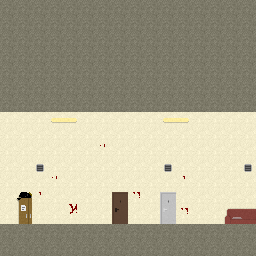

This game map was drawn from its Tiled (.tmx) file and the tilesets committed beside it. A one-line description and the full map source follow:
An orthogonal 16x16 tile map with 16x16 px tiles, 2 tile layers (Tile Layer 1, Tile Layer 2), 6 tilesets.

<map version="1.9" tiledversion="1.9.2" orientation="orthogonal" renderorder="right-down" width="16" height="16" tilewidth="16" tileheight="16" infinite="0" nextlayerid="3" nextobjectid="1">
 <tileset firstgid="1" name="Main" tilewidth="16" tileheight="16" tilecount="1850" columns="50">
  <image source="horror_sidescroller_assets/tileset.png" width="800" height="600" />
 </tileset>
 <tileset firstgid="1851" name="Obj" tilewidth="16" tileheight="16" tilecount="2" columns="1">
  <image source="horror_sidescroller_assets/standalone_assets/closet.png" width="23" height="37" />
 </tileset>
 <tileset firstgid="1853" name="Door" tilewidth="16" tileheight="16" tilecount="2" columns="1">
  <image source="horror_sidescroller_assets/standalone_assets/door_wooden.png" width="18" height="32" />
 </tileset>
 <tileset firstgid="1855" name="Bed" tilewidth="10" tileheight="10" tilecount="3" columns="3">
  <image source="horror_sidescroller_assets/standalone_assets/bed.png" width="36" height="11" />
 </tileset>
 <tileset firstgid="1858" name="Bed1" tilewidth="16" tileheight="16" tilecount="2" columns="2">
  <image source="horror_sidescroller_assets/standalone_assets/sofa_red_pillows.png" width="45" height="19" />
 </tileset>
 <tileset firstgid="1860" name="Door1" tilewidth="16" tileheight="16" tilecount="2" columns="1">
  <image source="horror_sidescroller_assets/standalone_assets/door.png" width="18" height="32" />
 </tileset>
 <layer id="1" name="Tile Layer 1" width="16" height="16">
  <data encoding="csv">
2,2,2,2,2,2,2,2,2,2,2,2,2,2,2,2,
2,2,2,2,2,2,2,2,2,2,2,2,2,2,2,2,
2,2,2,2,2,2,2,2,2,2,2,2,2,2,2,2,
2,2,2,2,2,2,2,2,2,2,2,2,2,2,2,2,
2,2,2,2,2,2,2,2,2,2,2,2,2,2,2,2,
2,2,2,2,2,2,2,2,2,2,2,2,2,2,2,2,
2,2,2,2,2,2,2,2,2,2,2,2,2,2,2,2,
2,2,2,2,2,2,2,2,2,2,2,2,2,2,2,2,
2,2,2,2,2,2,2,2,2,2,2,2,2,2,2,2,
2,2,2,2,2,2,2,2,2,2,2,2,2,2,2,2,
2,2,2,2,2,2,2,2,2,2,2,2,2,2,2,2,
2,2,2,2,2,2,2,2,2,2,2,2,2,2,2,2,
2,2,2,2,2,2,2,2,2,2,2,2,2,2,2,2,
2,2,2,2,2,2,2,2,2,2,2,2,2,2,2,2,
1,1,1,1,1,1,1,1,1,1,1,1,1,1,1,1,
1,1,1,1,1,1,1,1,1,1,1,1,1,1,1,1
</data>
 </layer>
 <layer id="2" name="Tile Layer 2" width="16" height="16">
  <data encoding="csv">
1,1,1,1,1,1,1,1,1,1,1,1,1,1,1,1,
1,1,1,1,1,1,1,1,1,1,1,1,1,1,1,1,
1,1,1,1,1,1,1,1,1,1,1,1,1,1,1,1,
1,1,1,1,1,1,1,1,1,1,1,1,1,1,1,1,
1,1,1,1,1,1,1,1,1,1,1,1,1,1,1,1,
1,1,1,1,1,1,1,1,1,1,1,1,1,1,1,1,
1,1,1,1,1,1,1,1,1,1,1,1,1,1,1,1,
0,0,0,107,108,0,0,0,0,0,107,108,0,0,0,0,
0,0,0,0,2,2,2,0,0,0,0,0,0,0,0,0,
0,0,0,0,2,2,76,0,2,0,0,0,0,0,0,0,
0,0,51,2,2,2,2,2,0,0,51,0,0,0,0,51,
2,0,2,76,2,2,2,2,2,2,0,78,0,2,2,0,
0,1851,78,2,31,2,2,1853,79,0,1860,0,0,2,0,0,
0,1852,0,2,81,2,2,1854,0,0,1861,79,0,0,1858,1859,
0,0,0,0,0,0,0,0,0,0,0,0,0,0,0,0,
0,0,0,0,0,0,0,0,0,0,0,0,0,0,0,0
</data>
 </layer>
</map>